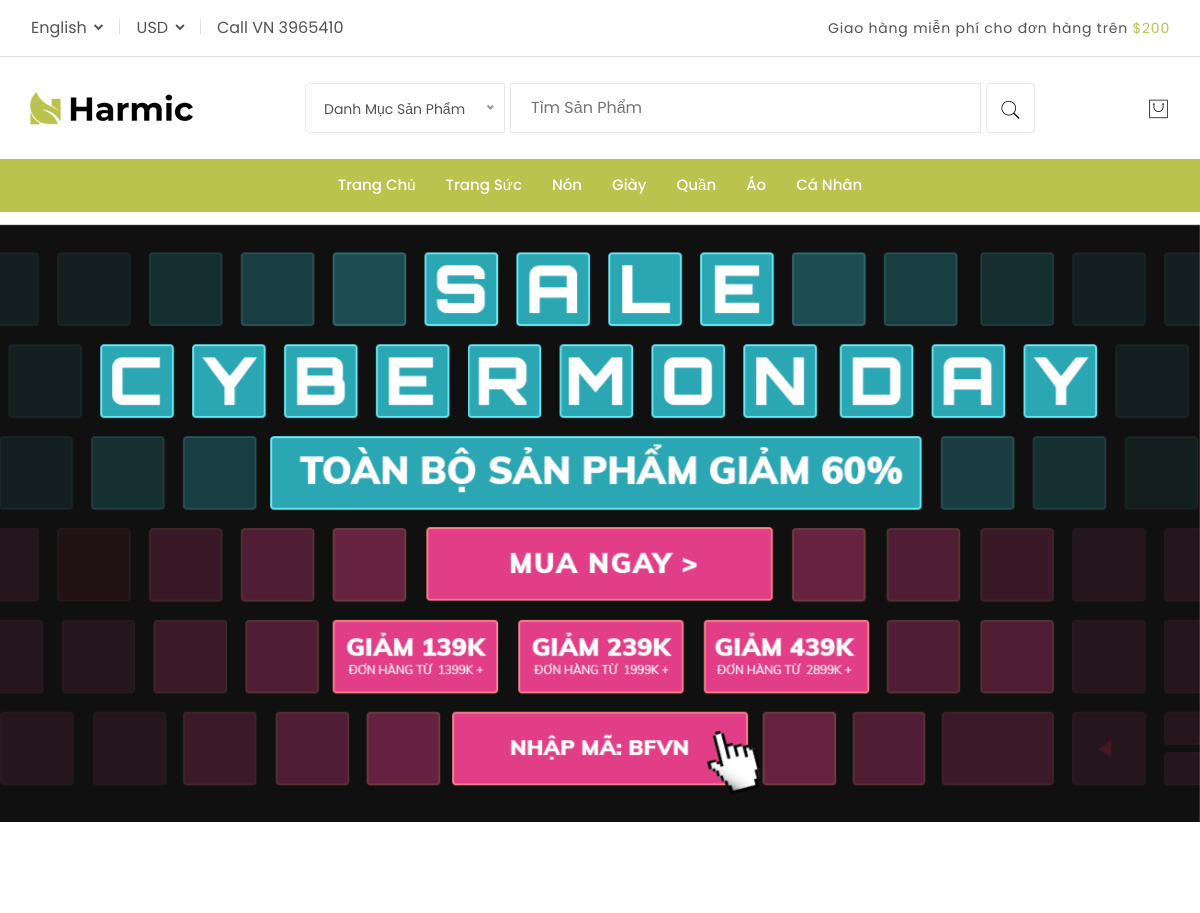
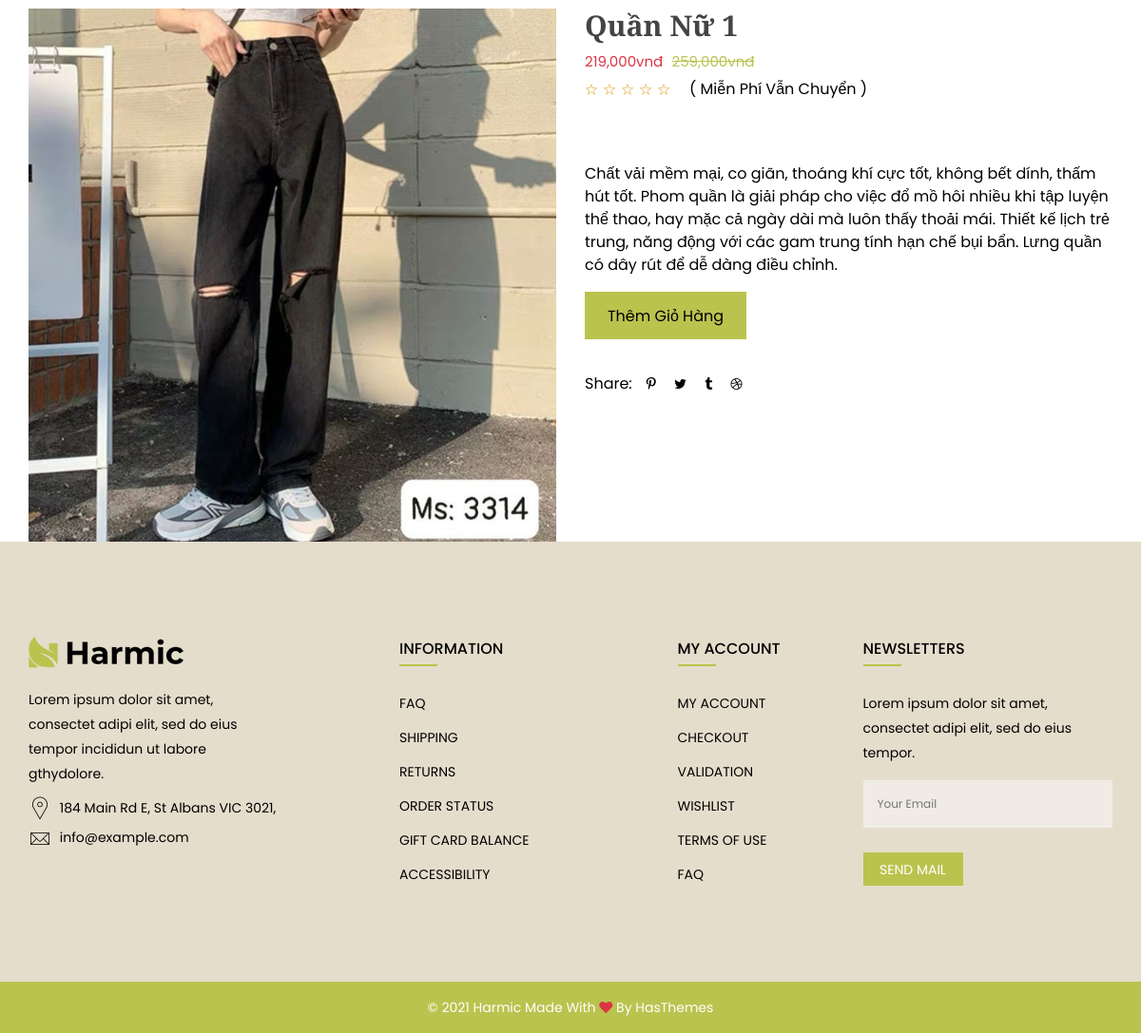
Page /?quanly=chitietsp&id=18 on the committed database (2 pictures, top to bottom).
### tables this page shows
CREATE TABLE `tbl_category` (
  `category_id` int(11) NOT NULL,
  `category_name` varchar(50) NOT NULL
);

CREATE TABLE `slider` (
  `slider_id` int(11) NOT NULL,
  `slider_image` varchar(100) NOT NULL,
  `slider_active` int(11) NOT NULL DEFAULT 1
);

CREATE TABLE `tbl_sanpham` (
  `sanpham_id` int(11) NOT NULL,
  `category_id` int(11) NOT NULL,
  `sanpham_name` varchar(2500) NOT NULL,
  `sanpham_chitiet` text NOT NULL,
  `sanpham_mota` text NOT NULL,
  `sanpham_gia` varchar(100) NOT NULL,
  `sanpham_giakhuyenmai` varchar(100) NOT NULL,
  `sanpham_active` int(11) NOT NULL,
  `sanpham_hot` int(11) NOT NULL,
  `sanpham_soluong` int(11) NOT NULL,
  `sanpham_image` varchar(50) NOT NULL
);

### include/chitietsp.php (the view, shortened to what this page needs)
<?php
if (isset($_GET['id'])) {
    $id = $_GET['id'];
} else {
    $id = '';
}
$sql_chitiet = mysqli_query($con, "SELECT * FROM tbl_sanpham WHERE sanpham_id='$id'");
?>
<?php
while ($row_chitiet = mysqli_fetch_array($sql_chitiet)) {
 ?>
    <div class="single-product-area section-space-top-100">
        <div class="container">
            <div class="row">
                <div class="col-lg-6">
                    <div class="single-product-img h-100">
                        <div class="swiper-container single-product-slider">
                            <div class="swiper-wrapper">
                                <div class="swiper-slide">
                                    <a href="assets/images/anh/<?php echo $row_chitiet['sanpham_image'] ?>"
                                        class="single-img gallery-popup">
                                        <img class="img-full" src="assets/images/anh/<?php echo $row_chitiet['sanpham_image'] ?>"
                                            alt="Product Image">
                                    </a>
                                </div>
                            </div>
                        </div>
                    </div>
                </div>
                <div class="col-lg-6">
                    <div class="product-thumb-with-content row">
                        <div class="col-12 order-lg-1 order-2 pt-10 pt-lg-0">
                            <div class="single-product-content">
                                <h2 class="title"><?php echo $row_chitiet['sanpham_name'] ?></h2>
                                <div class="price-box pb-1">
                                    <span class="new-price text-danger"><?php echo number_format($row_chitiet['sanpham_giakhuyenmai']).'vnđ' ?></span>
                                    <span class="old-price text-primary"><?php echo number_format($row_chitiet['sanpham_gia']).'vnđ' ?></span>
                                </div>
                                <div class="rating-box-wrap pb-7">
                                    <div class="rating-box">
                                        <ul>
                                            <li><i class="pe-7s-star"></i></li>
                                            <li><i class="pe-7s-star"></i></li>
                                            <li><i class="pe-7s-star"></i></li>
                                            <li><i class="pe-7s-star"></i></li>
                                            <li><i class="pe-7s-star"></i></li>
                                        </ul>
                                    </div>
                                    <div class="review-status ps-4">
                                        <a href="javascript:void(0)">( Miễn Phí Vẫn Chuyển )</a>
                                    </div>
                                </div>
                                <p class="short-desc mb-6">
                                   <p><?php echo $row_chitiet['sanpham_mota'] ?></p>
                                </p>
                                <ul class="quantity-with-btn pb-7">
                                    <form action="?quanly=giohang" method="POST">
                                    <fieldset>
                                        <input style="width: 170px; height: 50px;line-height: 50px;font-size: 16px;background-color: rgb(186, 195, 78);border: 0; ;"
                                         type="submit" name="themgiohang" value="Thêm Giỏ Hàng">
                                    </fieldset>
                                    </form>
                                </ul>
                                <div class="social-link align-items-center pb-lg-8">
                                    <span class="title pe-3">Share:</span>
                                    <ul>
                                        <li>
                                            <a href="javascript:void(0)">
                                                <i class="fa fa-pinterest-p"></i>
                                            </a>
                                        </li>
                                        <li>
                                            <a href="javascript:void(0)">
                                                <i class="fa fa-twitter"></i>
                                            </a>
                                        </li>
                                        <li>
                                            <a href="javascript:void(0)">
                                                <i class="fa fa-tumblr"></i>
                                            </a>
                                        </li>
                                        <li>
                                            <a href="javascript:void(0)">
                                                <i class="fa fa-dribbble"></i>
                                            </a>
                                        </li>
                                    </ul>
                                </div>
                            </div>
                        </div>
                    </div>
                </div>
            </div>
        </div>
    </div>
<?php
}
?>

### include/menu.php (shortened to what this page needs)
<div class="header-middle py-5">
    <div class="container">
        <div class="row align-items-center">
            <div class="col-lg-12">
                <div class="header-middle-wrap">
                    <a href="index.php" class="header-logo">
                        <img src="../assets/images/logo/dark.png" alt="Header Logo">
                    </a>
                    <div class="header-search-area d-none d-lg-block">
                        <form action="index.php?quanly=timkiem" class="header-searchbox" method="POST">
                            <input class="input-field" type="search" name="search_product" placeholder="Tìm Sản Phẩm">
                            <button class="btn btn-outline-whisper btn-primary-hover" type="submit" name="search_button"><i
                                    class="pe-7s-search"></i></button>
                        </form>
                    </div>
                    <div class="header-right">
                        <ul>
                            <li class="d-none d-md-block">
                                <a href="index.php?quanly=giohang" >
                                    <i class="pe-7s-shopbag"></i>
                                </a>
                            </li>
                        </ul>
                    </div>
                </div>
            </div>
        </div>
    </div>
</div>
<div class="main-header header-sticky" data-bg-color="#bac34e">
    <div class="container">
        <div class="main-header_nav position-relative">
            <div class="row align-items-center">
                <div class="col-lg-12 d-none d-lg-block">
                    <div class="main-menu">
                        <nav class="main-nav">
                            <ul>
                                <li class="drop-holder">
                                    <a href="../index.php">Trang Chủ
                                    </a>
                                </li>
                                <?php
                                $sql_category_danhmuc = mysqli_query($con, 'SELECT * FROM tbl_category ORDER BY category_id DESC');
                                while ($row_category_danhmuc = mysqli_fetch_array($sql_category_danhmuc)) {
                                    ?>
                                    <li class="drop-holder">
                                        <a href="?quanly=danhmuc&id=<?php echo $row_category_danhmuc['category_id'] ?>">
                                            <?php echo $row_category_danhmuc['category_name'] ?>
                                        </a>
                                    </li>
                                    <?php
                                }
                                ?>
                            <li>
                                <a href="login.php">Cá Nhân</a>
                            </li>
                            </ul>
                        </nav>
                    </div>
                </div>
            </div>
        </div>
    </div>
</div>

### include/slider.php (shortened to what this page needs)
<div class="slider-area">
            <?php
                $sql_slider=mysqli_query($con,"SELECT * FROM slider WHERE slider_active='1' ORDER BY slider_id");
                while($row_slider=mysqli_fetch_array($sql_slider)){
            ?>
            <div class="swiper-container main-slider swiper-arrow with-bg_white">
                <div class="swiper-wrapper">
                    <div class="swiper-slide animation-style-01">
                        <div  class="slide-inner bg-height" data-bg-image="assets/images/anh/silde1.jpg">
                        </div>
                    </div>
                </div>
                <?php
                }
                ?>
            </div>
        </div>

### rows in the picture
tbl_category: category_name "Trang Sức"
tbl_category: category_name "Nón"
tbl_category: category_name "Giày"
tbl_category: category_name "Quần"
tbl_category: category_name "Áo"
tbl_sanpham: sanpham_image (picture), sanpham_name "Quần Nữ 1", sanpham_giakhuyenmai "219,000", sanpham_gia "259,000", sanpham_mota "Chất vải mềm mại, co giãn, thoáng khí cực tốt, không bết dính, thấm hút tốt. Phom quần là giải pháp cho việc đổ mồ hôi nhiều khi tập luyện thể thao, hay mặc cả ngày dài mà luôn thấy thoải mái. Thiết kế lịch trẻ trung, năng động với các gam trung tính hạn chế bụi bẩn. Lưng quần có dây rút để dễ dàng điều chỉnh."
